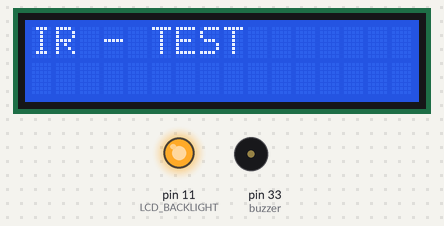
The sketch below on a simulated Arduino Mega 2560, built with avr-gcc and run on an emulated ATmega2560. Shown: 16×2 character LCD, output pins drawn as LEDs (lit = HIGH), buzzer (waves = sounding, pin HIGH).

Above: at 0.1 s.
At 2.1 s:
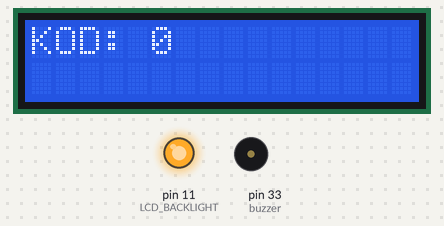

The sketch:

CNRDuino_IR.ino
```cpp
#include <LiquidCrystal.h>
#include <IRremote.h>

int RECV_PIN = 34;
IRrecv irrecv(RECV_PIN);
decode_results results;

const int rs = 53, en = 9, d4 = 82, d5 = 81, d6 = 3, d7 = 2;
LiquidCrystal lcd(rs, en, d4, d5, d6, d7);

const int buzzer = 33; //28

void setup() {

Serial.begin(115200);
lcd.begin(16, 2);
irrecv.enableIRIn(); // Start the receiver
pinMode(11, OUTPUT);  //LCD BACKLIGHT
digitalWrite(11, HIGH);
pinMode(buzzer, OUTPUT);

lcd.setCursor(0, 0);
lcd.print("IR - TEST");
delay(2000);
lcd.clear();

}

 void buzzer_tone() {
     digitalWrite(buzzer, HIGH);
     delay(50);
     digitalWrite(buzzer, LOW);
     delay(50); }

 void loop() {

if (irrecv.decode(&results)) {
    buzzer_tone();
    lcd.clear();
    Serial.println(results.value, HEX);
    irrecv.resume(); // Receive the next value
 }
 printLCD();
 }
```

printLCD.ino
```cpp
void printLCD(){

  lcd.setCursor(0, 0);
  lcd.print("KOD: ");lcd.print(results.value, HEX);

}
```
